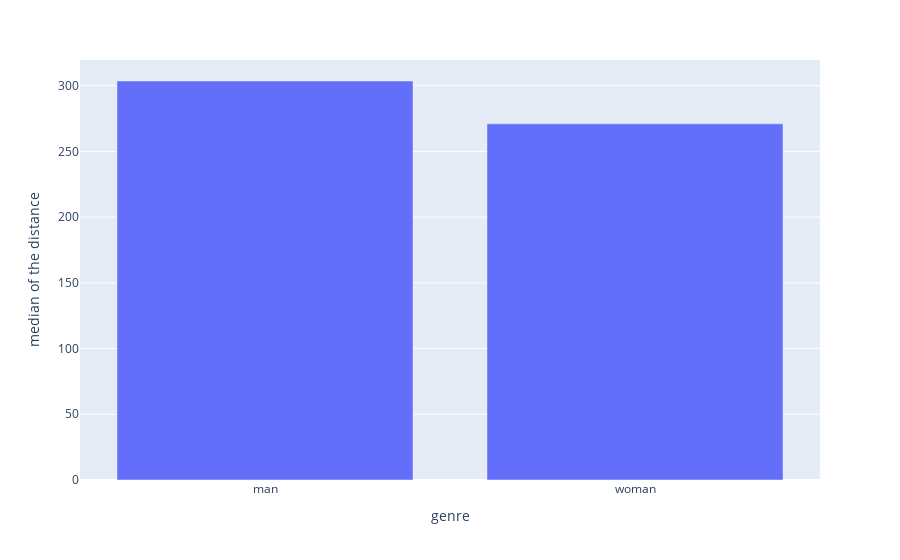

Here is the notebook cell this chart was saved with:
### Code cell
px.bar(x=["man","woman"],y=[dist_median_man2,dist_median_woman2],labels={"x":"genre","y":"median of the distance"})

### Figure 1 — Plotly figure (JSON) as saved in the notebook; plotly's stock layout.template omitted (floating-point values rounded to 4 significant figures)
{"data": [{"alignmentgroup": "True", "hovertemplate": "genre=%{x}<br>median of the distance=%{y}<extra></extra>", "legendgroup": "", "marker": {"color": "#636efa", "pattern": {"shape": ""}}, "name": "", "offsetgroup": "", "orientation": "v", "showlegend": false, "textposition": "auto", "type": "bar", "x": ["man", "woman"], "xaxis": "x", "y": [303.5, 271.0], "yaxis": "y"}], "layout": {"barmode": "relative", "legend": {"tracegroupgap": 0}, "margin": {"t": 60}, "xaxis": {"anchor": "y", "domain": [0, 1], "title": {"text": "genre"}}, "yaxis": {"anchor": "x", "domain": [0, 1], "title": {"text": "median of the distance"}}}}
